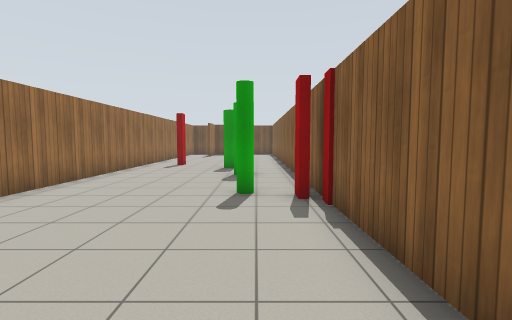
View 1 (above)

14 first-person views from a walk through a world built for the Gazebo simulator. The camera is 1.2 m above the floor, tilts 4° down and sees 85° across. The lines on the ground mark 1 m squares. The floor is counted in squares, 1 m on a side. Each view is taken from the middle of a square. On the plan, view 1 faces up. The plan holds only what a view shows up to about 12 squares ahead; the rest is blank. Gazebo's built-in surfaces are drawn with simple patterns.

View 2
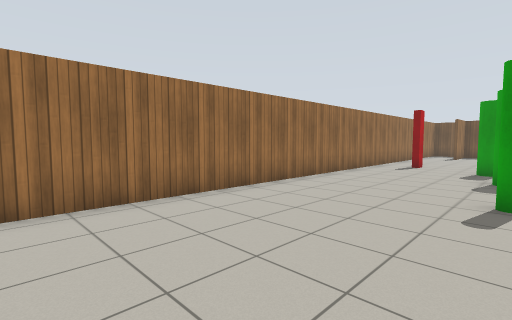

View 3
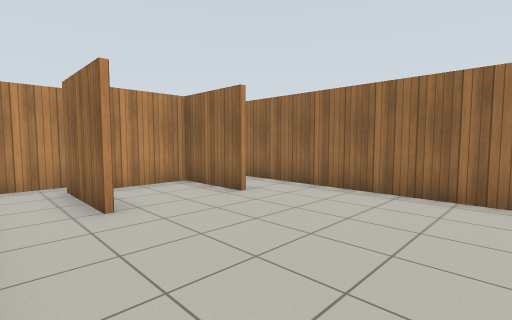

View 4
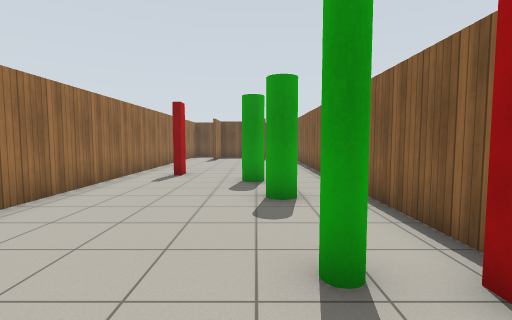

View 5
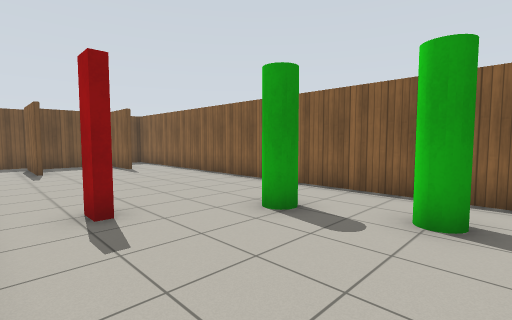

View 6
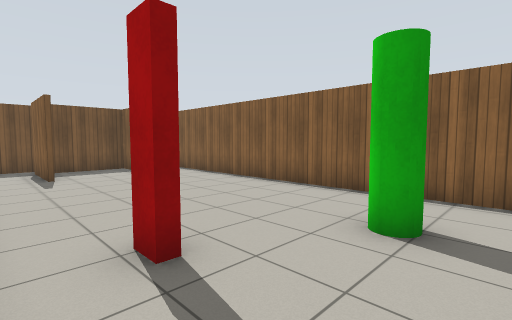

View 7
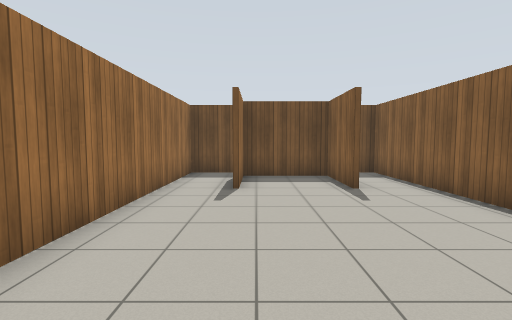

View 8
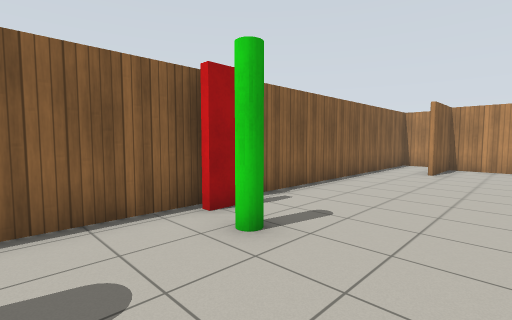

View 9
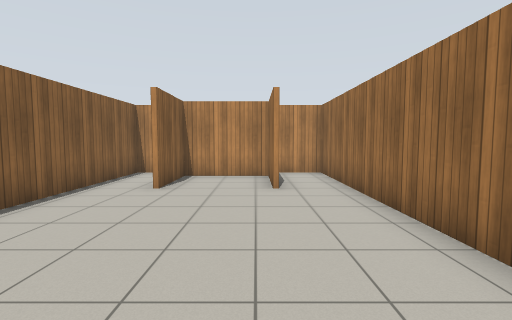

View 10
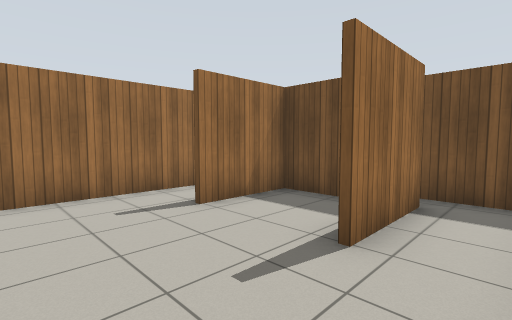

View 11
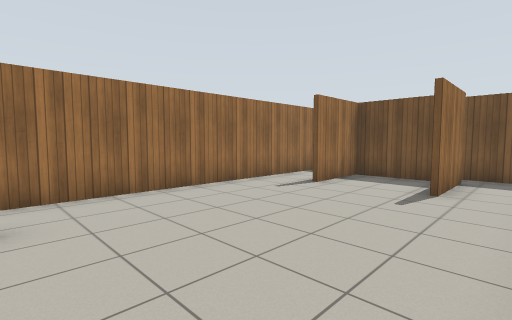

View 12
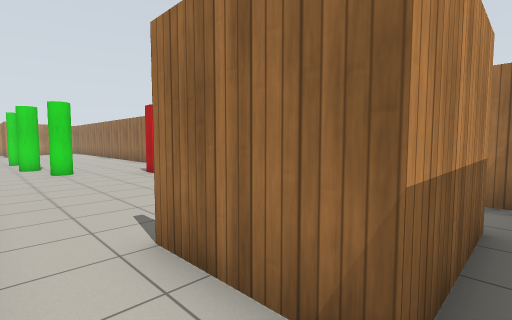

View 13
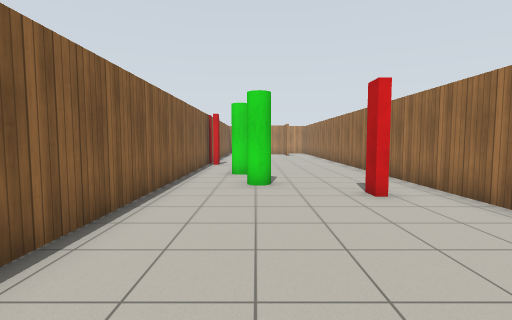

View 14
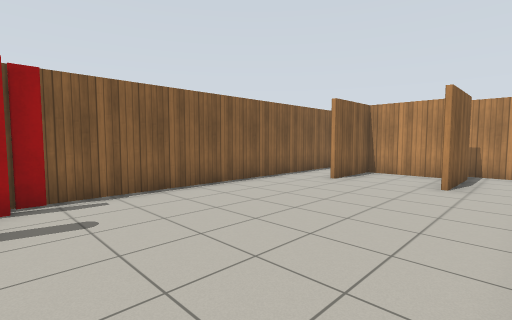

### Floor plan
Ten units are one square. View 1 is at (0, 0); x grows to the right and y downward. Boxes are objects, and circles mark ways between rooms. Rooms are numbered by the first view taken in them; rooms with no view inside come last. Other rooms are left out.
<svg viewBox="-59 -249 79 308">
<path fill="none" stroke="#000" d="M-34 19 -34 44 -6 44 -6 19M-4 19 -4 46M-6 -209 -6 -234 -34 -234 -34 -209M-36 -209 -36 -236M-36 46 -36 19M-6 54 14 54 14 -244 -7 -244M-4 -236 -4 -209M-54 -234 -54 54 -34 54M-34 -244 -54 -244 -54 -234M-36 -236 -4 -236"/>
<rect x="-45" y="-145" width="10" height="10" fill="#bbb"><title>red box</title></rect>
<rect x="-15" y="-105" width="20" height="10" fill="#bbb"><title>green cylinder</title></rect>
<rect x="-15" y="-125" width="10" height="10" fill="#bbb"><title>green cylinder</title></rect>
<rect x="-5" y="-65" width="10" height="10" fill="#bbb"><title>green pole</title></rect>
<rect x="5" y="-65" width="10" height="10" fill="#bbb"><title>red box</title></rect>
<circle cx="-10" cy="-240" r="3" fill="#2a7"/>
<circle cx="-50" cy="-240" r="3" fill="#2a7"/>
<text x="-20" y="-90">1</text>
<text x="-30" y="-240">2</text>
</svg>
Room 1 opens to room 2.

Where each view was taken, in squares from view 1:
view 1: 0 up, 0 right, facing up
view 2: 0 up, 0 right, facing up-left
view 3: 3 up, 1 right, facing down-left
view 4: 4 up, 1 left, facing up
view 5: 9 up, 5 left, facing up-right
view 6: 11 up, 5 left, facing up-right
view 7: 14 up, 3 left, facing up
view 8: 9 up, 3 left, facing down-right
view 9: 5 up, 3 left, facing down
view 10: 18 up, 1 right, facing up-left
view 11: 14 up, 1 right, facing up-left
view 12: 24 up, 1 right, facing down-left
view 13: 20 up, 1 left, facing down
view 14: 6 up, 5 left, facing down-right
